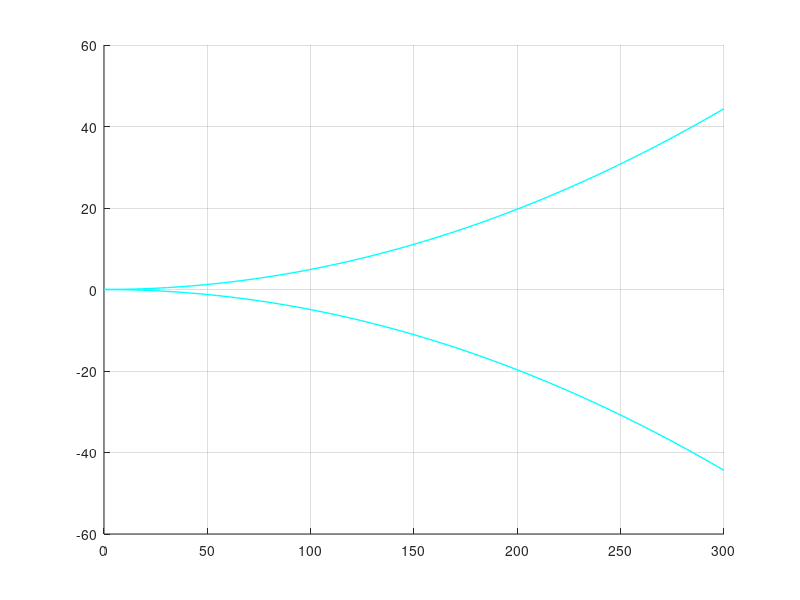

Reproduce this figure in MATLAB. (Note: this script raises an error after producing the figure.)
% V-n diagram
close all; clear all; clc;

g = 9.81;
c = 7.08/12; % feet
WS = 3.5;                 % lb/ft^2
rho = 0.00230; % slugs/ft^3
Cl_max = 1.3642;
Cn_max = Cl_max*1.1;
CL3 = 4.15;
Kc = 33;                  
Ude = 12;
Ude2 = 6;                 % fps
V = linspace(0,300, 100); 

% Kg and mug
mug = 2 * (WS / (rho * c * g * CL3));
Kg = 0.88 * (mug / (5.3 + mug));

% nlims
nlimpos = 3;
nlimneg = -0.4 * nlimpos;

% nults
nultpos = 1.5*nlimpos;
nultneg = 1.5*nlimneg;

% Stall and Cruise
Vstall = sqrt(2 * (WS / (rho * Cn_max)));
Vcruise_min = Kc*sqrt(WS);
Vdive_min = 1.25 * Vcruise_min;
Va = Vstall * sqrt(nlimpos);

% Stall lines
n = 0.5 .* rho .* V.^2 .* Cn_max .* (1/WS);
n_neg = -n;

% Gust lines
nlimgustC = 1 + ((Kg.*Ude.*V.*CL3)./(498 .* WS));
nlimgustCneg = 1 - ((Kg.*Ude.*V.*CL3)./(498 .* WS));
nlimgustD = 1 + ((Kg.*Ude2.*V.*CL3)./(498 .* WS));
nlimgustDneg = 1 - ((Kg.*Ude2.*V.*CL3)./(498 .* WS));



% Plot 
figure; hold on; grid on;
plot(V, n, 'c', 'LineWidth', 1);
plot(V, n_neg, 'c','LineWidth', 1);
yline(0, '--k', 'LineWidth', 1);
yline(nlimpos, '--', 'LineWidth', 1);
yline(nlimneg, '--', 'LineWidth', 1);
yline(nultpos, '--m', 'LineWidth', 1);
yline(nultneg, '--m', 'LineWidth', 1);
plot(V, nlimgustC, '--g', 'LineWidth', 1);
plot(V, nlimgustCneg, '--g', 'LineWidth', 1);
plot(V, nlimgustD, '--b', 'LineWidth', 1);
plot(V, nlimgustDneg, '--b', 'LineWidth', 1);
plot(Vcruise_min, 0, 'yo', 'MarkerFaceColor','y');
plot(Vstall, 0, 'ko', 'MarkerFaceColor', 'k');
plot(Vdive_min, 0, 'bo', 'MarkerFaceColor', 'b');
%plot(Va, 0, 'ko', 'MarkerFaceColor', 'k');
title('V-n Diagram');
xlabel('V (ft/s)');
ylabel('n (Loading Factor)');
ylim([-2 4]);
text(V(end), n(end), ' Stall +', 'Color','b', 'HorizontalAlignment','right');
text(V(end), n_neg(end), ' Stall -', 'Color','b', 'HorizontalAlignment','right');
text(V(end), nlimgustC(end), ' Gust C +', 'Color','r', 'HorizontalAlignment','right');
text(V(end), nlimgustCneg(end), ' Gust C -', 'Color','r', 'HorizontalAlignment','right');
text(V(end), nlimgustD(end), ' Gust D +', 'Color','g', 'HorizontalAlignment','right');
text(V(end), nlimgustDneg(end), ' Gust D -', 'Color','g', 'HorizontalAlignment','right');
text(10, nlimpos, ' nlim positive', 'Color','k');
text(10, nlimneg, ' nlim negagive', 'Color','k');
text(10, nultpos, ' nult positive', 'Color','m');
text(10, nultneg, ' nult negative', 'Color','m');

% intersection points
diff2 = nlimgustCneg - nultneg;
idx2 = find(diff2 .* circshift(diff2,-1) <= 0, 1);   % where signs change
V_int2 = V(idx2);
n_int2 = nlimgustCneg(idx2);
xline(V_int2, 'm--', 'LineWidth', 1.5);

diff3 = nlimgustDneg - nultneg;
idx3 = find(diff3 .* circshift(diff3,-1) <= 0, 1);   % where signs change
V_int3 = V(idx3);
n_int3 = nlimgustDneg(idx3);
xline(V_int3, 'm--', 'LineWidth', 1.5);

